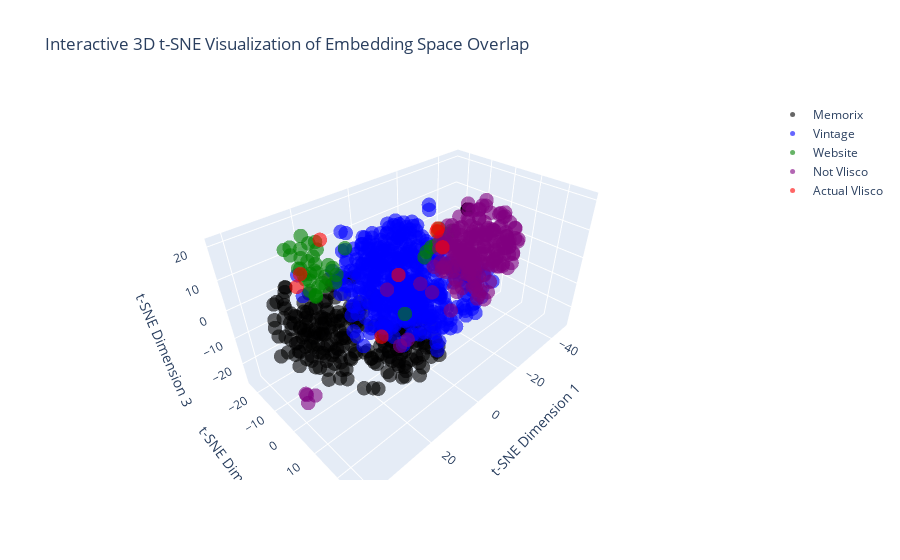

Here is the notebook cell this chart was saved with:
### Code cell
import torch
import numpy as np
from sklearn.manifold import TSNE
import plotly.graph_objects as go

def visualize_embeddings_with_tsne(embedding_tensors, dataset_names, colors=None):
    """
    Visualize an arbitrary number of embedding tensors using interactive 3D t-SNE.

    Args:
        embedding_tensors (list of torch.Tensor): List of embedding tensors for each dataset.
        dataset_names (list of str): List of dataset names corresponding to the embeddings.
        colors (list of str, optional): List of colors for each dataset. If None, default colors are used.
    """
    # Combine all embeddings
    all_embeddings = torch.vstack(embedding_tensors)

    # Create labels for each dataset
    all_labels = np.concatenate([
        np.full(embedding.shape[0], idx) for idx, embedding in enumerate(embedding_tensors)
    ])

    # Convert embeddings to numpy
    all_embeddings_np = all_embeddings.cpu().numpy()

    # Create a new t-SNE object with 3 components
    tsne = TSNE(n_components=3, random_state=42, perplexity=30, n_iter=1000)
            
    # Apply t-SNE to reduce dimensions to 3
    embeddings_3d = tsne.fit_transform(all_embeddings_np)
    
    # # Save the t-SNE object using torch if needed
    # torch.save(tsne, 'tsne_model.pt')
    print("t-SNE model saved as tsne_model.pt")

    # Define default colors if not provided
    if colors is None:
        colors = ['black', 'blue', 'green', 'purple', 'red', 'cyan', 'orange', 'yellow', 'magenta', 'pink']

    # Create interactive 3D plot using Plotly
    fig = go.Figure()
    for label, color in zip(range(len(dataset_names)), colors):
        indices = all_labels == label
        trace = go.Scatter3d(
            x=embeddings_3d[indices, 0],
            y=embeddings_3d[indices, 1],
            z=embeddings_3d[indices, 2],
            mode='markers',
            marker=dict(
                size=5,
                color=color,
                opacity=0.6
            ),
            name=dataset_names[label]
        )
        fig.add_trace(trace)
    
    fig.update_layout(
        title='Interactive 3D t-SNE Visualization of Embedding Space Overlap',
        scene=dict(
            xaxis_title='t-SNE Dimension 1',
            yaxis_title='t-SNE Dimension 2',
            zaxis_title='t-SNE Dimension 3'
        )
    )
    
    # Display the interactive plot
    fig.show()

    return all_embeddings, all_labels, embeddings_3d



# List of embedding tensors and corresponding dataset names
# embedding_tensors = [memorix_image_embeddings, website_image_embeddings, vintage_image_embeddings, fashion_image_0_embeddings, fashion_image_1_embeddings, possible_vlisco_embeddings_week_10, possible_vlisco_embeddings_week_11, not_vlisco_embeddings, possible_vlisco_embeddings]
# dataset_names = ['Memorix', 'Website', 'Vintage', 'Fashion Plain', 'Fashion Intricate', 'Possible Vlisco Week 10', 'Possible Vlisco Week 11', 'Not Vlisco', 'Possible Vlisco']

embedding_tensors = [memorix_image_embeddings, vintage_image_embeddings, website_image_embeddings, not_vlisco_embeddings, actual_vlisco_embeddings]
dataset_names = ['Memorix', 'Vintage', 'Website', 'Not Vlisco', 'Actual Vlisco']


# Call the function
all_embeddings, all_labels, embeddings_2d_tsne = visualize_embeddings_with_tsne(embedding_tensors, dataset_names)

# # Assuming embedding_tensors is a list of tensors and dataset_names is a list of names
# selected_indices = [0, 2, 5, 6, 7, 8]
# selected_embeddings = [embedding_tensors[i] for i in selected_indices]
# selected_labels = [dataset_names[i] for i in selected_indices]

# # Now you can pass the selected embeddings and labels to your function
# all_embeddings, all_labels = visualize_embeddings_with_tsne(all_embeddings, all_labels)

### Figure 1 — Plotly figure (JSON) as saved in the notebook; plotly's stock layout.template omitted (floating-point values rounded to 4 significant figures; data arrays with more than 128 entries replaced by an {"elided": "..."} marker saying what was removed)
{"data": [{"marker": {"color": "black", "opacity": 0.6, "size": 5}, "mode": "markers", "name": "Memorix", "type": "scatter3d", "x": {"elided": "231 float values"}, "y": {"elided": "231 float values"}, "z": {"elided": "231 float values"}}, {"marker": {"color": "blue", "opacity": 0.6, "size": 5}, "mode": "markers", "name": "Vintage", "type": "scatter3d", "x": {"elided": "437 float values"}, "y": {"elided": "437 float values"}, "z": {"elided": "437 float values"}}, {"marker": {"color": "green", "opacity": 0.6, "size": 5}, "mode": "markers", "name": "Website", "type": "scatter3d", "x": [21.56, 8.271, 23.44, 24.55, 22.75, 19.04, 25.59, 6.506, 19.23, 11.02, 23.3, 25.64, 19.79, 18.64, 13.75, 25.58, -3.358, 25.19, 24.38, -4.81, -17.09, 17.78, 19.35, 17.73, 18.8, 23.1, 4.018, 21.79, 22.38, 22.67, 26.16, 21.93, 1.142, -3.395, 23.37, 19.96, -2.759, 22.81, 26.51, -0.7656, 22.99, 21.7, 24.17], "y": [-16.08, 7.324, -20.73, -15.34, -19.47, -18.44, -19.65, 13.13, -13.64, -14.46, -15.55, -15.18, -13.3, -9.893, -17.99, -19.16, 7.791, -14.27, -11.59, 11.95, -3.664, -18.62, -16.18, -10.14, -12.03, -11.37, 11.42, -11.43, -12.87, -17.41, -21.58, -14.32, 10.32, 8.494, -16.23, -17.58, 12.41, -15.72, -7.797, 10.87, -13.99, -17.49, -16.81], "z": [15.85, -2.741, 6.434, 15.65, 10.24, 7.151, 12.24, 17.51, 5.102, 10.69, 4.82, 9.959, 2.385, 4.69, 3.605, 14.94, 14.86, 6.667, 2.333, 20.29, 10.62, 11.28, 15.36, 6.653, 9.492, 9.258, 17.34, 5.247, 3.453, 18.03, 13.41, 8.02, 17.11, 19.23, 0.9577, 10.41, 20.27, 10.88, 5.12, 17.21, -0.1431, 5.394, 6.585]}, {"marker": {"color": "purple", "opacity": 0.6, "size": 5}, "mode": "markers", "name": "Not Vlisco", "type": "scatter3d", "x": {"elided": "195 float values"}, "y": {"elided": "195 float values"}, "z": {"elided": "195 float values"}}, {"marker": {"color": "red", "opacity": 0.6, "size": 5}, "mode": "markers", "name": "Actual Vlisco", "type": "scatter3d", "x": [-14.41, 28.79, -15.21, 16.22, 5.691, 26.94, -14.03, 17.08], "y": [0.3616, -9.858, -2.899, 6.159, 2.257, -16.65, -1.416, -17.36], "z": [6.654, 12.15, 10.67, -6.982, 6.787, 3.888, 12.61, 14.67]}], "layout": {"scene": {"xaxis": {"title": {"text": "t-SNE Dimension 1"}}, "yaxis": {"title": {"text": "t-SNE Dimension 2"}}, "zaxis": {"title": {"text": "t-SNE Dimension 3"}}}, "title": {"text": "Interactive 3D t-SNE Visualization of Embedding Space Overlap"}}}
